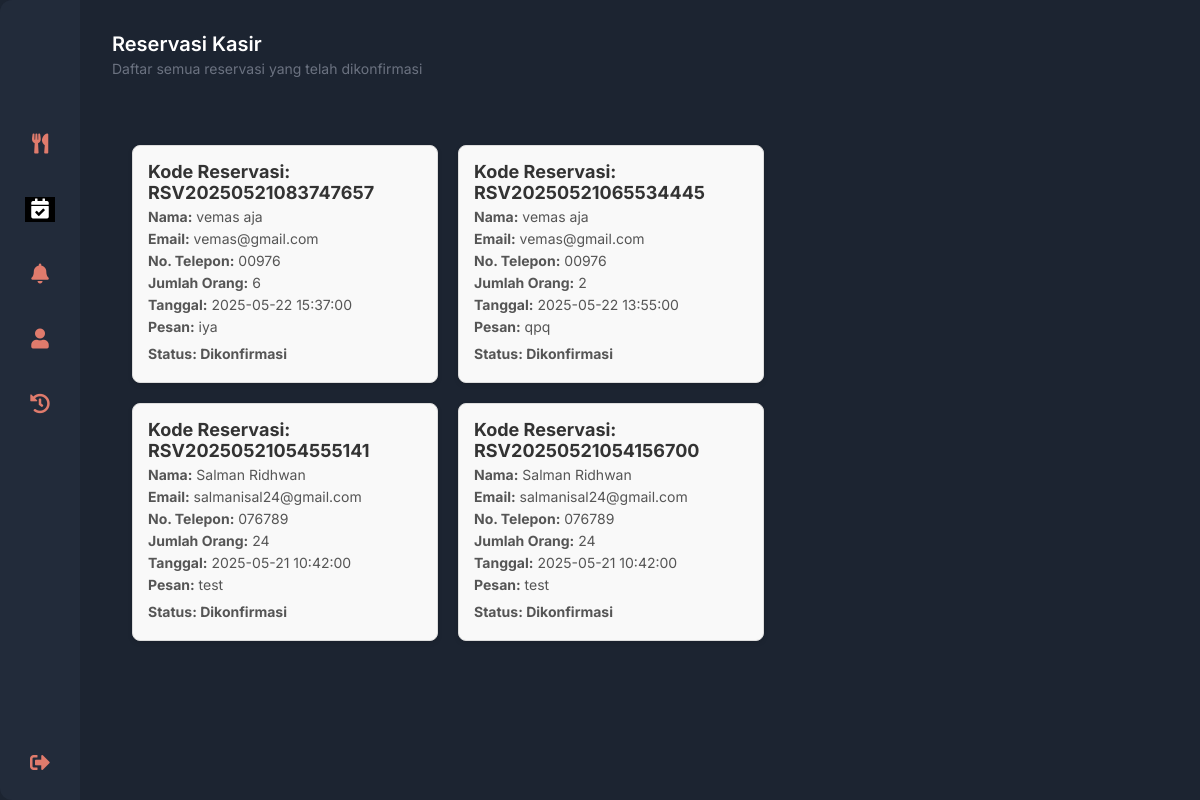
The page /WEBPRO/pages/kasir/reservasi_kasir.php (signed in) on the database as committed earlier.
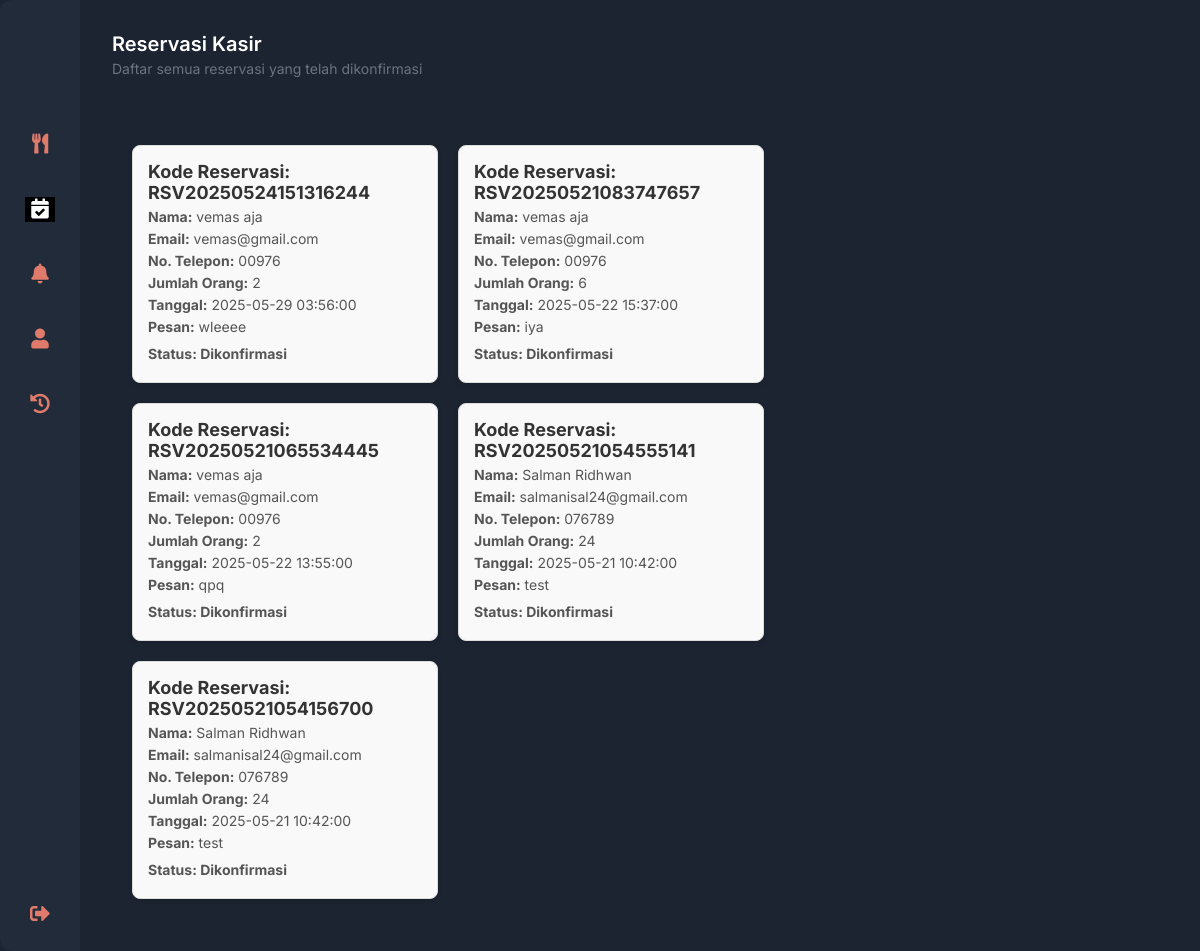
The same page on the database as committed later.
### tables this page shows
CREATE TABLE `reservasi` (
  `id` int(11) NOT NULL,
  `user_id` int(11) DEFAULT NULL,
  `kode_reservasi` varchar(20) DEFAULT NULL,
  `tanggal_reservasi` datetime DEFAULT NULL,
  `jumlah_orang` int(11) DEFAULT NULL,
  `email` varchar(255) NOT NULL,
  `message` varchar(255) NOT NULL,
  `no_telp` varchar(20) NOT NULL,
  `status` enum('pending','dikonfirmasi','dibatalkan') DEFAULT NULL,
  `created_at` timestamp NOT NULL DEFAULT current_timestamp(),
  `updated_at` timestamp NOT NULL DEFAULT current_timestamp() ON UPDATE current_timestamp()
);

CREATE TABLE `users` (
  `id` int(11) NOT NULL,
  `role` enum('admin','kasir','member') DEFAULT NULL,
  `username` varchar(50) DEFAULT NULL,
  `password` varchar(255) DEFAULT NULL,
  `nama` varchar(100) DEFAULT NULL,
  `email` varchar(100) DEFAULT NULL,
  `no_telp` varchar(20) DEFAULT NULL,
  `gender` enum('Laki-laki','Perempuan') DEFAULT NULL,
  `alamat` text DEFAULT NULL,
  `profile_picture` varchar(255) DEFAULT NULL,
  `created_at` timestamp NOT NULL DEFAULT current_timestamp(),
  `updated_at` timestamp NOT NULL DEFAULT current_timestamp() ON UPDATE current_timestamp()
);

### WEBPRO/pages/kasir/reservasi_kasir.php (the view, shortened to what this page needs)
<?php
include '../../koneksi.php';
$sql = "SELECT reservasi.*, users.nama
        FROM reservasi
        JOIN users ON reservasi.user_id = users.id
        WHERE reservasi.status = 'dikonfirmasi'
        ORDER BY reservasi.created_at DESC";
$result = $conn->query($sql);
?>
<!DOCTYPE html>
<html lang="en">
<head>
    <link rel="stylesheet" href="https://cdnjs.cloudflare.com/ajax/libs/font-awesome/5.15.3/css/all.min.css" />
    <link href="../../css/kasir.css" rel="stylesheet">
</head>
<body>
    <div class="container" role="main">
        <?php $activePage = 'reservasi'; ?>
        <?php include '../../views/kasir/sidebar.php'; ?>
        <main>
            <header>
                <h1>Reservasi Kasir</h1>
                <p>Daftar semua reservasi yang telah dikonfirmasi</p>
            </header>
            <section class="reservasi-section" aria-label="Reservation List">
                <div class="reservasi-container">
                    <?php if ($result->num_rows > 0): ?>
                        <div class="reservasi-grid">
                            <?php while ($row = $result->fetch_assoc()): ?>
                                <div class="reservasi-card">
                                    <h3>Kode Reservasi: <?php echo $row['kode_reservasi']; ?></h3>
                                    <p><strong>Nama:</strong> <?php echo htmlspecialchars($row['nama']); ?></p>
                                    <p><strong>Email:</strong> <?php echo htmlspecialchars($row['email']); ?></p>
                                    <p><strong>No. Telepon:</strong> <?php echo htmlspecialchars($row['no_telp']); ?></p>
                                    <p><strong>Jumlah Orang:</strong> <?php echo $row['jumlah_orang']; ?></p>
                                    <p><strong>Tanggal:</strong> <?php echo $row['tanggal_reservasi']; ?></p>
                                    <p><strong>Pesan:</strong> <?php echo $row['message']; ?></p>
                                    <p class="status status-dikonfirmasi">Status: Dikonfirmasi</p>
                                </div>
                            <?php endwhile; ?>
                        </div>
                    <?php else: ?>
                        <p class="no-reservasi">Tidak ada reservasi yang tersedia.</p>
                    <?php endif; ?>
                </div>
            </section>
        </main>
    </div>
</body>
</html>

### WEBPRO/views/kasir/sidebar.php (shortened to what this page needs)
<aside class="sidebar" aria-label="Sidebar navigation">
        <br>
        <br>
        <br>
    <button class="<?= ($activePage == 'kasir') ? 'active' : '' ?>" title="Kasir" onclick="window.location.href='../../pages/kasir/kasir.php'" >
            <i class="fas fa-utensils"></i>
    </button>
    <button class="<?= ($activePage == 'reservasi') ? 'active' : '' ?>" title="reservasi" onclick="window.location.href='../../pages/kasir/reservasi_kasir.php'">
            <i class="fas fa-calendar-check"></i>
    </button>
    <button class="<?= ($activePage == 'notifikasi') ? 'active' : '' ?>" title="notifikasi" onclick="window.location.href='../../pages/kasir/notif.php'">
            <i class="fas fa-bell"></i>
    </button>
    <button class="<?= ($activePage == 'profile') ? 'active' : '' ?>" title="profile" onclick="window.location.href='../../pages/kasir/profile.php'">
            <i class="fas fa-user"></i>
    </button>
    <button class="<?= ($activePage == 'history') ? 'active' : '' ?>" title="riwayat pesanan" onclick="window.location.href='../../pages/kasir/riwayat_pesanan.php'">
            <i class="fas fa-history"></i>
    </button>
    <button title="Logout" onclick="window.location.href='../../pages/logout/logout.php'" style="position:absolute;bottom:24px;left:0;width:100%;">
        <i class="fas fa-sign-out-alt"></i>
    </button>
</aside>

### WEBPRO/css/kasir.css (style rules this page uses)
* { box-sizing: border-box; }
html, body { width: 100%; margin: 0; padding: 0; height: 100%; font-family: 'Inter', sans-serif; background-color: #1c2431; }
.container { display: flex; height: 100vh; }
.sidebar { background-color: #222b3a; width: 80px; display: flex; flex-direction: column; align-items: center; padding: 32px 0; gap: 40px; border-top-left-radius: 12px; border-bottom-left-radius: 12px; height: 100vh; position: fixed; left: 0; top: 0; z-index: 100; }
.sidebar button { background: none; border: none; color: #e07b6c; font-size: 20px; cursor: pointer; }
main { flex: 1; padding: 32px; display: flex; flex-direction: column; gap: 24px; height: 100vh; min-height: 100vh; margin-left: 80px; margin-right: 384px; overflow-y: auto; position: relative; }
main header { margin-bottom: 24px; }
main header h1 { color: white; font-weight: 600; font-size: 20px; margin: 0 0 4px 0; }
main header p { font-size: 14px; color: #6b7280; margin: 0; }
button.active i { color: white; }
button.active { background: black; }

### WEBPRO/pages/kasir/reservasi_kasir.php (style rules this page uses)
.reservasi-container { padding: 20px; }
.reservasi-grid { display: grid; grid-template-columns: repeat(auto-fit, minmax(300px, 1fr)); gap: 20px; }
.reservasi-card { background-color: #f9f9f9; border: 1px solid #ddd; border-radius: 8px; padding: 15px; box-shadow: 0 2px 5px rgba(0, 0, 0, 0.1); }
.reservasi-card h3 { margin: 0; font-size: 18px; color: #333; }
.reservasi-card p { margin: 5px 0; font-size: 14px; color: #555; }
.reservasi-card .status { font-weight: bold; margin-top: 10px; }
.status-dikonfirmasi { color: #28a745; }

Rows that differ between the two databases and show on the page:
now on this page (row edited): reservasi: kode_reservasi "RSV20250524151316244", user.nama "vemas aja", email "vemas@gmail.com", no_telp "00976", jumlah_orang "2", tanggal_reservasi "2025-05-29 03:56:00", message "wleeee"
